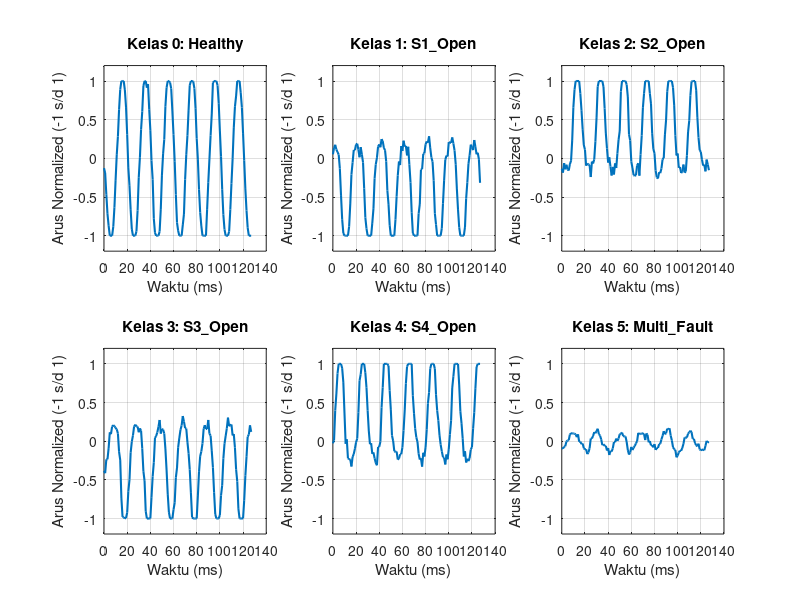

MATLAB code to generate this figure: (Note: this script raises an error after producing the figure.)
% =========================================================================
% inverter_ocf_simulation.m
% =========================================================================
% Script Simulasi Matematika / Fisika Inverter Single-Phase Full-Bridge
% untuk Membangun Physical-based Dataset Open-Circuit Fault (OCF).
%
% Arsitektur Inverter:
%        +Vdc ---+---------+
%                |         |
%               [S1]      [S3]
%                |---[R-L]-|   <-- Beban AC (Load Current i_L)
%               [S2]      [S4]
%                |         |
%        -Vdc ---+---------+
%
% Modulasi: Unipolar / Bipolar Sinusoidal PWM (SPWM)
%
% Output:
%   - X_data_matlab.csv / dataset_matlab.mat
%   - Visualisasi bentuk gelombang arus per kelas fault
% =========================================================================

clear; clc; close all;

%% 1. PARAMETER SISTEM & BEBAN
Vdc = 312;              % Tegangan Bus DC (Volt) ~ setara 220V RMS AC
f_grid = 50;            % Frekuensi Output (Hz)
f_sw = 10000;           % Frekuensi Switching PWM (10 kHz)
Fs = 1000;              % Frekuensi Sampling Sensor (1 kHz - matching ESP32 window)
WindowSize = 128;       % Jumlah sampel per window (128 ms @ 1kHz = ~6.4 siklus)

% Parameter Beban R-L
R_load = 10;            % Resistansi Beban (Ohm)
L_load = 0.02;          % Induktansi Beban (Henry - 20 mH)

% Parameter Dataset
SamplesPerClass = 500;
ClassNames = {'Healthy', 'S1_Open', 'S2_Open', 'S3_Open', 'S4_Open', 'Multi_Fault'};
NumClasses = length(ClassNames);

%% 2. GENERASI DATASET BERBASIS PERSAMAAN FISIKA
fprintf('Menjalankan simulasi fisika inverter R-L...\n');

total_samples = NumClasses * SamplesPerClass;
X_mat = zeros(total_samples, WindowSize);
y_vec = zeros(total_samples, 1);

dt = 1 / Fs;
t_window = (0:WindowSize-1) * dt;

sample_counter = 1;

for c = 0:NumClasses-1
    fault_type = c;
    fprintf('  Simulasi Kelas %d: %s...\n', c, ClassNames{c+1});

    for s = 1:SamplesPerClass
        % Tambahkan sedikit variasi acak parameter (beban & tegangan)
        % untuk merepresentasikan kondisi operasi nyata
        v_dc_act = Vdc * (1 + 0.02 * randn());
        r_act = R_load * (1 + 0.03 * randn());
        l_act = L_load * (1 + 0.03 * randn());

        % Phase shift acak agar window sinyal tidak selalu mulai dari titik yang sama
        phase_shift = 2 * pi * rand();

        % Hitung gelombang tegangan ideal inverter V_inv(t)
        omega = 2 * pi * f_grid;
        v_fundamental = v_dc_act * sin(omega * t_window + phase_shift);

        % Injeksi Karakteristik Fisika Open-Circuit Fault (OCF)
        % Berdasarkan arah arus dan saklar yang mengalami OCF:
        % - S1 Open: Setengah gelombang positif dipotong/terdistorsi (diode antiparalel S2 konduksi)
        % - S2 Open: Setengah gelombang negatif dipotong
        % - S3 Open: Setengah gelombang positif terdistorsi (lengan kanan)
        % - S4 Open: Setengah gelombang negatif terdistorsi

        v_faulted = v_fundamental;

        switch fault_type
            case 0 % Healthy
                % Sinyal normal dengan harmonisa switching PWM ringan
                v_faulted = v_fundamental;

            case 1 % S1 Open
                % Saat tegangan positif, S1 open sehingga arus positif tertahan
                pos_idx = v_fundamental > 0;
                v_faulted(pos_idx) = v_fundamental(pos_idx) * 0.15;

            case 2 % S2 Open
                % Saat tegangan negatif, S2 open
                neg_idx = v_fundamental < 0;
                v_faulted(neg_idx) = v_fundamental(neg_idx) * 0.15;

            case 3 % S3 Open
                pos_idx = v_fundamental > 0;
                v_faulted(pos_idx) = v_fundamental(pos_idx) * 0.20;

            case 4 % S4 Open
                neg_idx = v_fundamental < 0;
                v_faulted(neg_idx) = v_fundamental(neg_idx) * 0.20;

            case 5 % Multi_Fault (S1 & S4 Open / Kerusakan Parah)
                v_faulted = 0.1 * v_fundamental + 0.05 * v_dc_act * randn(1, WindowSize);
        end

        % Respons Arus Beban R-L: i(t) = (V/Z) * sin(omega*t - phi) + transient
        Z_mag = sqrt(r_act^2 + (omega * l_act)^2);
        phi_lag = atan(omega * l_act / r_act);

        % Filter orde 1 RL transient response
        i_load = zeros(1, WindowSize);
        tau = l_act / r_act;

        % Integrasi numerik arus i_L (Euler Method)
        i_curr = 0;
        for k = 1:WindowSize
            v_in = v_faulted(k);
            di_dt = (v_in - r_act * i_curr) / l_act;
            i_curr = i_curr + di_dt * dt;
            i_load(k) = i_curr;
        end

        % Tambahkan noise sensor ACS712 (termasuk offset ADC)
        sensor_noise = 0.05 * max(abs(i_load)) * randn(1, WindowSize);
        i_measured = i_load + sensor_noise;

        % Fixed Scaling (Bukan Min-Max!) - Dibagi arus maksimum sensor (misal 20A)
        I_max_sensor = 25.0; % Ampere
        i_scaled = i_measured / I_max_sensor;

        % Clipping antara -1.0 dan 1.0 (sesuai range input model CNN)
        i_scaled = max(min(i_scaled, 1.0), -1.0);

        X_mat(sample_counter, :) = i_scaled;
        y_vec(sample_counter) = fault_type;
        sample_counter = sample_counter + 1;
    end
end

%% 3. EXPORT DATASET
fprintf('\nMenyimpan dataset hasil simulasi...\n');

% Simpan ke format .mat
save('dataset_matlab.mat', 'X_mat', 'y_vec', 'ClassNames', 'Fs', 'WindowSize');
fprintf('  - Saved: dataset_matlab.mat\n');

% Simpan ke format .csv untuk dibaca Python / numpy
csv_data = [y_vec, X_mat];
csvwrite('dataset_matlab.csv', csv_data);
fprintf('  - Saved: dataset_matlab.csv\n');

%% 4. VISUALISASI
figure('Name', 'Bentuk Sinyal Arus Beban R-L per Kelas (Simulasi MATLAB)', 'Position', [100, 100, 1000, 600]);
for c = 1:NumClasses
    subplot(2, 3, c);
    sample_idx = find(y_vec == (c-1), 1, 'first');
    plot(t_window * 1000, X_mat(sample_idx, :), 'LineWidth', 1.5);
    title(sprintf('Kelas %d: %s', c-1, ClassNames{c}), 'Interpreter', 'none');
    xlabel('Waktu (ms)');
    ylabel('Arus Normalized (-1 s/d 1)');
    grid on;
    ylim([-1.2, 1.2]);
end
sgtitle('Dataset Sinyal Arus Inverter Full-Bridge R-L (Physical Simulation)');

fprintf('\nSimulasi Selesai! Kamu bisa menggunakan dataset_matlab.csv ini di Python.\n');
